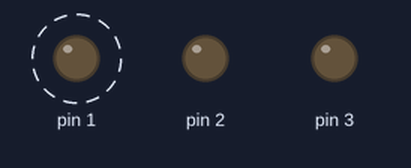
This sketch was run on a simulated Arduino Uno, built with avr-gcc and run on an emulated ATmega328P. On the bench: output pins drawn as LEDs (lit = HIGH). Dashed ring = blinking.

Above: at 0.5 s.
Timing chart, 0 to 4.6 s (numbered marks = the images above):
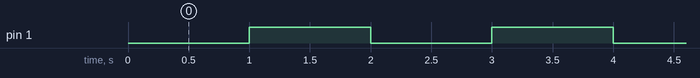

Measured:
- by itself, pin 1: alternates HIGH for 1.0 s and LOW for 1.0 s

The sketch:

Ex_1e2_Rel3.ino
```cpp
#include <util/delay.h>
void setup() {
  // put your setup code here, to run once:
    DDRD = 0b00001110;
    PORTD = 0b10001110; // 1 na porta 7 transforma o pino em pull up.

}

void loop() {
  // put your main code here, to run repeatedly:

  // Fazer ele ficar repetindo de 0 a 3, voltando pra 0.
  PORTD = 0b00000000;
  _delay_ms(500);
  PORTD = 0b00000001;
  _delay_ms(500);
  PORTD = 0b00000010;
  _delay_ms(500);
  PORTD = 0b00000011;
  _delay_ms(500);


}
```
